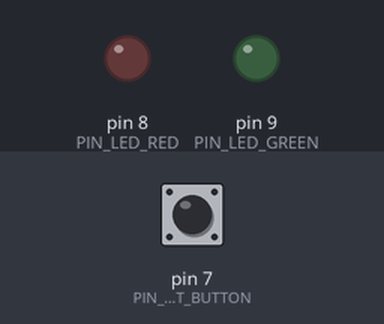
Simulated run of this sketch. Board: Arduino Nano, built with avr-gcc and run on an emulated ATmega328P. Parts: output pins drawn as LEDs (lit = HIGH). Inputs (shaded band) come from the test bench; at power-on: pin 7 (PIN_START_BUTTON) HIGH.

Above: at 1.2 s.
1.3 s: pin 7 (PIN_START_BUTTON) pulled LOW for 0.15 s
At 1.7 s:
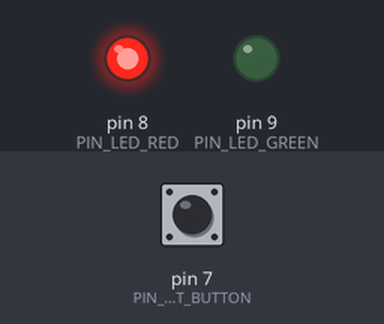
2.9 s: pin 7 (PIN_START_BUTTON) pulled LOW for 1 s
At 4.1 s:
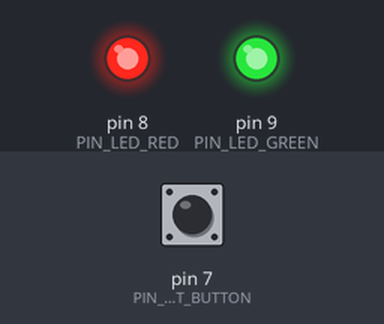
5.4 s: pin 7 (PIN_START_BUTTON) pulled LOW for 0.15 s
At 6.0 s:
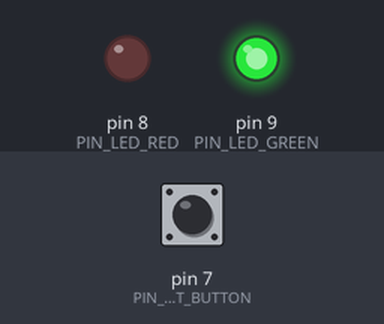
7.0 s: pin 7 (PIN_START_BUTTON) pulled LOW for 3.2 s
At 8.4 s:
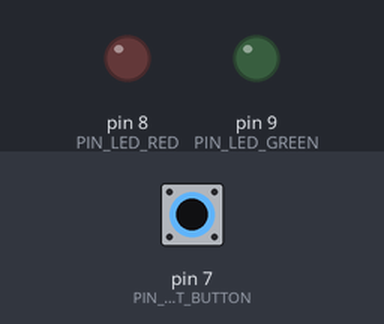
Timing chart, 0 to 10.0 s (numbered marks = the images above; inputs shaded):
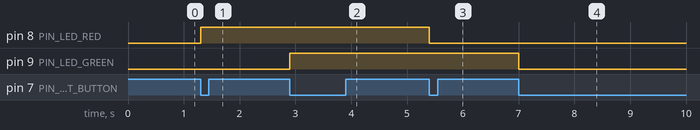

The sketch:

task_3.ino
```cpp
#define PIN_LED_RED (8)
#define PIN_LED_GREEN (9)
#define PIN_START_BUTTON (7)

class StateMachine {
	private:

		struct State {
			bool red;
			bool green;
		};

		inline static const State m_sequence[] = {
			{ false, false },
			{ true, false },
			{ true, true },
			{ false, true }
		};

		inline static const uint8_t m_len = sizeof(m_sequence) / sizeof(State);
		uint8_t m_idx = 0;

	public:

		void next() {

			const auto hasNext = this->m_idx < this->m_len - 1;
			this->m_idx = hasNext ? this->m_idx + 1 : 0;

			const auto nextState = this->m_sequence[this->m_idx];

			digitalWrite(PIN_LED_RED, nextState.red);
			digitalWrite(PIN_LED_GREEN, nextState.green);
		}
};

class Button {
	public:
		using FunctionType = void(*)();

	private:
		uint8_t m_dpin;
		FunctionType m_cb;
		bool m_locked = false;

	public:
		Button() = delete;
		Button(int buttonPin, FunctionType callback) {
			this->m_dpin = buttonPin;
			this->m_cb = callback;
		}

		void update() {

			const auto nextState = digitalRead(this->m_dpin);
			const auto nextActive = !nextState;

			if (nextActive && !this->m_locked) {
				this->m_locked = true;
				this->m_cb();
			} else if (!nextActive && this->m_locked) {
				this->m_locked = false;
			}
		}
};

StateMachine sm;

void stepSm() {
	sm.next();
}

Button push_button(PIN_START_BUTTON, &stepSm);

void setup() {
	pinMode(PIN_LED_RED, OUTPUT);
	pinMode(PIN_LED_GREEN, OUTPUT);
	pinMode(PIN_START_BUTTON, INPUT_PULLUP);
}

void loop() {

	push_button.update();

}
```

Measured:
- after the input at 1.3 s, pin 8 (PIN_LED_RED): LOW → HIGH at once
- after the input at 2.9 s, pin 9 (PIN_LED_GREEN): LOW → HIGH at once
- after the input at 5.4 s, pin 8 (PIN_LED_RED): HIGH → LOW at once
- after the input at 7.0 s, pin 9 (PIN_LED_GREEN): HIGH → LOW at once
